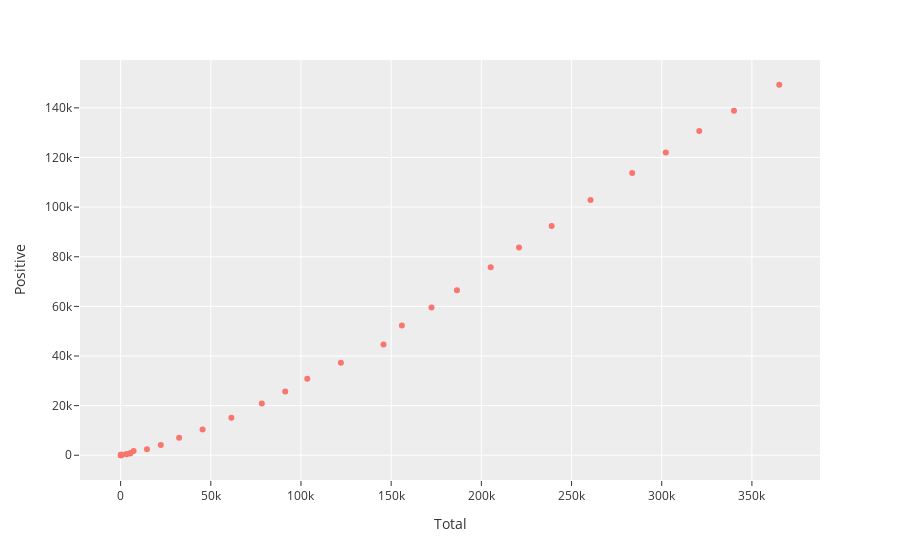

Here is the notebook cell this chart was saved with:
### Code cell
fig = px.scatter(data_frame=df_testing.loc[df_testing.State.isin(['NY'])],
                 x='Total', y='Positive',
#                  color='DaysElapsed' # Don't have full range of data yet
                 log_x=False, log_y=False, 
                 hover_name='Date', hover_data=['Positive','Total', 'Negative'],
                 template='ggplot2', 
                )
fig.show()

### Figure 1 — Plotly figure (JSON) as saved in the notebook; plotly's stock layout.template omitted (floating-point values rounded to 4 significant figures)
{"data": [{"customdata": [[6, 78, 48], [22, 122, 76], [33, 361, 92], [76, 404, 92], [105, 197, 92], [142, 234, 92], [173, 265, 92], [216, 308, 92], [216, 308, 92], [421, 3200, 2779], [524, 3303, 2779], [729, 5272, 4543], [950, 5493, 4543], [1700, 7206, 5506], [2382, 14597, 12215], [4152, 22284, 18132], [7102, 32427, 25325], [10356, 45437, 35081], [15168, 61401, 46233], [20875, 78289, 57414], [25665, 91270, 65605], [30811, 103479, 72668], [37258, 122104, 84846], [44635, 145753, 101118], [52318, 155934, 103616], [59513, 172360, 112847], [66497, 186468, 119971], [75795, 205186, 129391], [83712, 220880, 137168], [92381, 238965, 146584], [102863, 260520, 157657], [113704, 283621, 169917], [122031, 302280, 180249], [130689, 320811, 190122], [138863, 340058, 201195], [149316, 365153, 215837]], "hovertemplate": "<b>%{hovertext}</b><br><br>Total=%{customdata[1]}<br>Positive=%{customdata[0]}<br>Negative=%{customdata[2]}<extra></extra>", "hovertext": ["2020-03-04", "2020-03-05", "2020-03-06", "2020-03-07", "2020-03-08", "2020-03-09", "2020-03-10", "2020-03-11", "2020-03-12", "2020-03-13", "2020-03-14", "2020-03-15", "2020-03-16", "2020-03-17", "2020-03-18", "2020-03-19", "2020-03-20", "2020-03-21", "2020-03-22", "2020-03-23", "2020-03-24", "2020-03-25", "2020-03-26", "2020-03-27", "2020-03-28", "2020-03-29", "2020-03-30", "2020-03-31", "2020-04-01", "2020-04-02", "2020-04-03", "2020-04-04", "2020-04-05", "2020-04-06", "2020-04-07", "2020-04-08"], "legendgroup": "", "marker": {"color": "#F8766D", "symbol": "circle"}, "mode": "markers", "name": "", "showlegend": false, "type": "scatter", "x": [78, 122, 361, 404, 197, 234, 265, 308, 308, 3200, 3303, 5272, 5493, 7206, 14597, 22284, 32427, 45437, 61401, 78289, 91270, 103479, 122104, 145753, 155934, 172360, 186468, 205186, 220880, 238965, 260520, 283621, 302280, 320811, 340058, 365153], "xaxis": "x", "y": [6, 22, 33, 76, 105, 142, 173, 216, 216, 421, 524, 729, 950, 1700, 2382, 4152, 7102, 10356, 15168, 20875, 25665, 30811, 37258, 44635, 52318, 59513, 66497, 75795, 83712, 92381, 102863, 113704, 122031, 130689, 138863, 149316], "yaxis": "y"}], "layout": {"legend": {"tracegroupgap": 0}, "margin": {"t": 60}, "xaxis": {"anchor": "y", "domain": [0, 1], "title": {"text": "Total"}}, "yaxis": {"anchor": "x", "domain": [0, 1], "title": {"text": "Positive"}}}}
